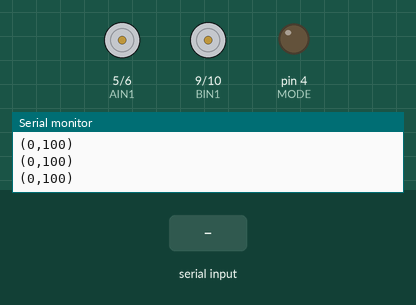
This sketch was run on a simulated Arduino Uno, built with avr-gcc and run on an emulated ATmega328P. Parts: motor-driver pin pairs drawn as motors (green arrow = first pin HIGH = forward, orange = second pin HIGH = backward, longer = more drive), output pins drawn as LEDs (lit = HIGH), the last lines printed to the serial monitor. The test bench sets the inputs (shaded band).

Above: at 1.2 s.
1.3 s: "s,45\n" received over Serial
At 1.7 s:
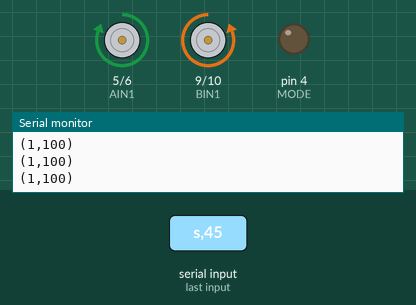
Timing chart, 0 to 4.3 s (numbered marks = the images above; inputs shaded):
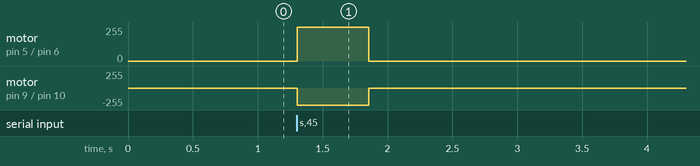

The sketch:

arduino_mbb_v1.ino
```cpp
/*
  Meal Be Back で利用するデバイス (充填 / 吸引) の制御スクリプト。
  仕様: https://github.com/Fialuxe/MealBeBack/issues/42
  DRV8835 + Arduino <-> Unity 非ブロッキング制御
  ------------------------------------------------
  Unity -> Arduino : "(<状態>,<値>)\n"
    'f' = 中の量を <値>% まで「増やす」 (既に <値> 以上なら何もしない)
    's' = 中の量を <値>% まで「減らす」 (既に <値> 以下なら何もしない)
    'c' = モーターを回さず currentInside を <値>% に設定する (状態同期用)
    'i' = 即停止 (<値> は無視)
    <値> : 0-100 の整数。範囲外の f / s / c は無視する。

  Arduino -> Unity : "(<処理状態>,<currentInside>)\n"   (SEND_INTERVAL_MS ごと)
    処理状態      : 1 = 駆動中 / 0 = 停止中
    currentInside : 現在の充填率 0-100

  起動直後は「デバイスは 100% 充填済み」を前提に currentInside = 100 で始まる。
  実際の初期量が違う場合は Unity から "(c,<実量>)" を送って合わせる。

  Aチャンネル(AIN1/AIN2) = fillモーター(押す)
  Bチャンネル(BIN1/BIN2) = suckモーター(引く)
  MODE=LOW固定(PHASE/ENABLE) : IN1=PHASE(方向), IN2=ENABLE(有効/無効)

  実装方針 (最小):
    ・目標値との差 (%) ぶんだけモーターを回す時間を決めて回す (loop は止めない)。
    ・時間に到達したら currentInside を目標値にして停止。
    ・途中で別コマンドが来たら、進行中のぶんは反映せず新しい目標へ切り替える。
      → 動作中に指令を重ねると currentInside と実物がズレる。idle((0,x)) を待ってから次を送ること。
*/

// ==== ピン定義 ====
const int AIN1 = 5;   // fillモーター PHASE
const int AIN2 = 6;   // fillモーター ENABLE
const int BIN1 = 9;   // suckモーター PHASE
const int BIN2 = 10;  // suckモーター ENABLE
const int MODE = 4;   // PHASE/ENABLEモード固定

// ==== 通信設定 ====
const long BAUD_RATE = 9600;
const unsigned long SEND_INTERVAL_MS = 50; // 状態送信の周期

// ==== 1%あたりの駆動時間(実測して調整する) ====
const unsigned long MS_PER_PERCENT = 10;

// ==== 状態管理 ====
enum MotorState { MOTOR_STOPPED, MOTOR_FILLING, MOTOR_SUCKING };

MotorState motorState = MOTOR_STOPPED;

int currentInside = 100;             // 0-100。アクション完了時のみ更新する
int actionTargetInside = 0;          // 進行中アクション完了後の currentInside
unsigned long actionStartMillis = 0; // 進行中アクションの開始時刻
unsigned long actionDurationMs = 0;  // 進行中アクションの駆動時間

char lineBuf[16];   // 受信行バッファ("(f,100)" が入れば十分)
int lineLen = 0;
unsigned long lastSendAt = 0;

void setup() {
  Serial.begin(BAUD_RATE);

  pinMode(AIN1, OUTPUT);
  pinMode(AIN2, OUTPUT);
  pinMode(BIN1, OUTPUT);
  pinMode(BIN2, OUTPUT);
  pinMode(MODE, OUTPUT);
  digitalWrite(MODE, LOW);

  stopMotors();
}

void loop() {
  readSerial();
  updateMotion();

  if (millis() - lastSendAt >= SEND_INTERVAL_MS) {
    lastSendAt = millis();
    sendStatus();
  }
}

// ============================================================
// シリアル受信(非ブロッキング)。'\n' で 1 行確定
// ============================================================
void readSerial() {
  while (Serial.available() > 0) {
    char c = (char)Serial.read();

    if (c == '\n') {
      lineBuf[lineLen] = '\0';
      handleLine(lineBuf);
      lineLen = 0;
    } else if (c == '\r') {
      // 無視
    } else if (lineLen < (int)sizeof(lineBuf) - 1) {
      lineBuf[lineLen++] = c;
    } else {
      lineLen = 0; // 想定外に長い行はまるごと捨てて継続
    }
  }
}

// 期待フォーマット: "(f,80)" 。'(' は飛ばし、',' の後ろを数値として読む
void handleLine(const char *line) {
  const char *p = line;
  if (*p == '(') p++;

  char cmd = *p;
  const char *comma = strchr(p, ',');
  if (comma == NULL) return;          // ',' が無い行は無視

  int value = atoi(comma + 1);        // "80)" -> 80

  switch (cmd) {
    case 'i':
      stopMotors();
      motorState = MOTOR_STOPPED;
      break;

    case 'c':
      if (value < 0 || value > 100) return;
      stopMotors();
      motorState = MOTOR_STOPPED;
      currentInside = value;          // モーターは回さず現在値だけ書き換える
      break;

    case 'f':
      if (value < 0 || value > 100) return;
      moveToward(MOTOR_FILLING, value);
      break;

    case 's':
      if (value < 0 || value > 100) return;
      moveToward(MOTOR_SUCKING, value);
      break;

    default:
      return; // 未定義コマンドは無視
  }
}

// ============================================================
// currentInside を target に近づける。
// dir が示す向き (FILLING=増やす / SUCKING=減らす) にしか動かさない。
// ============================================================
void moveToward(MotorState dir, int target) {
  int delta = target - currentInside;

  // 指定の向きと逆、または既に到達済みなら何もしない
  if (dir == MOTOR_FILLING && delta <= 0) { stopMotors(); motorState = MOTOR_STOPPED; return; }
  if (dir == MOTOR_SUCKING && delta >= 0) { stopMotors(); motorState = MOTOR_STOPPED; return; }

  motorState = dir;
  actionTargetInside = target;
  actionStartMillis = millis();
  actionDurationMs = (unsigned long)abs(delta) * MS_PER_PERCENT;

  driveMotor(dir);
}

// 駆動時間に到達したら目標値へ更新して停止する
void updateMotion() {
  if (motorState == MOTOR_STOPPED) return;

  if (millis() - actionStartMillis >= actionDurationMs) {
    currentInside = constrain(actionTargetInside, 0, 100);
    stopMotors();
    motorState = MOTOR_STOPPED;
  }
}

void driveMotor(MotorState state) {
  if (state == MOTOR_FILLING) {
    digitalWrite(AIN1, LOW);
    digitalWrite(AIN2, HIGH);
    digitalWrite(BIN1, HIGH);
    digitalWrite(BIN2, LOW);
  } else if (state == MOTOR_SUCKING) {
    digitalWrite(AIN1, HIGH);
    digitalWrite(AIN2, LOW);
    digitalWrite(BIN1, LOW);
    digitalWrite(BIN2, HIGH);
  }
}

void stopMotors() {
  digitalWrite(AIN1, LOW);
  digitalWrite(AIN2, LOW);
  digitalWrite(BIN1, LOW);
  digitalWrite(BIN2, LOW);
}

void sendStatus() {
  Serial.print('(');
  Serial.print(motorState == MOTOR_STOPPED ? 0 : 1);
  Serial.print(',');
  Serial.print(currentInside);
  Serial.print(')');
  Serial.print('\n');
}
```

Measured:
- after the input at 1.3 s, motor on pin 5 (AIN1) / pin 6 (AIN2): stopped → forward 255/255 at once, → stopped 0.55 s later; motor on pin 9 (BIN1) / pin 10 (BIN2): stopped → backward 255/255 at once, → stopped 0.55 s later
